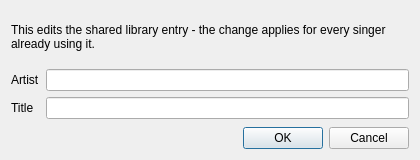
<?xml version="1.0" encoding="UTF-8"?>
<ui version="4.0">
 <class>DlgEditStreamSong</class>
 <widget class="QDialog" name="DlgEditStreamSong">
  <property name="geometry">
   <rect>
    <x>0</x>
    <y>0</y>
    <width>420</width>
    <height>160</height>
   </rect>
  </property>
  <property name="windowTitle">
   <string>Edit stream song</string>
  </property>
  <layout class="QVBoxLayout" name="verticalLayout">
   <item>
    <widget class="QLabel" name="lblInfo">
     <property name="text">
      <string>This edits the shared library entry - the change applies for every singer already using it.</string>
     </property>
     <property name="wordWrap">
      <bool>true</bool>
     </property>
    </widget>
   </item>
   <item>
    <layout class="QFormLayout" name="formLayout">
     <item row="0" column="0">
      <widget class="QLabel" name="lblArtist">
       <property name="text">
        <string>Artist</string>
       </property>
      </widget>
     </item>
     <item row="0" column="1">
      <widget class="QLineEdit" name="lineEditArtist"/>
     </item>
     <item row="1" column="0">
      <widget class="QLabel" name="lblTitle">
       <property name="text">
        <string>Title</string>
       </property>
      </widget>
     </item>
     <item row="1" column="1">
      <widget class="QLineEdit" name="lineEditTitle"/>
     </item>
    </layout>
   </item>
   <item>
    <widget class="QDialogButtonBox" name="buttonBox">
     <property name="orientation">
      <enum>Qt::Horizontal</enum>
     </property>
     <property name="standardButtons">
      <set>QDialogButtonBox::Cancel|QDialogButtonBox::Ok</set>
     </property>
    </widget>
   </item>
  </layout>
 </widget>
 <resources/>
 <connections/>
</ui>
